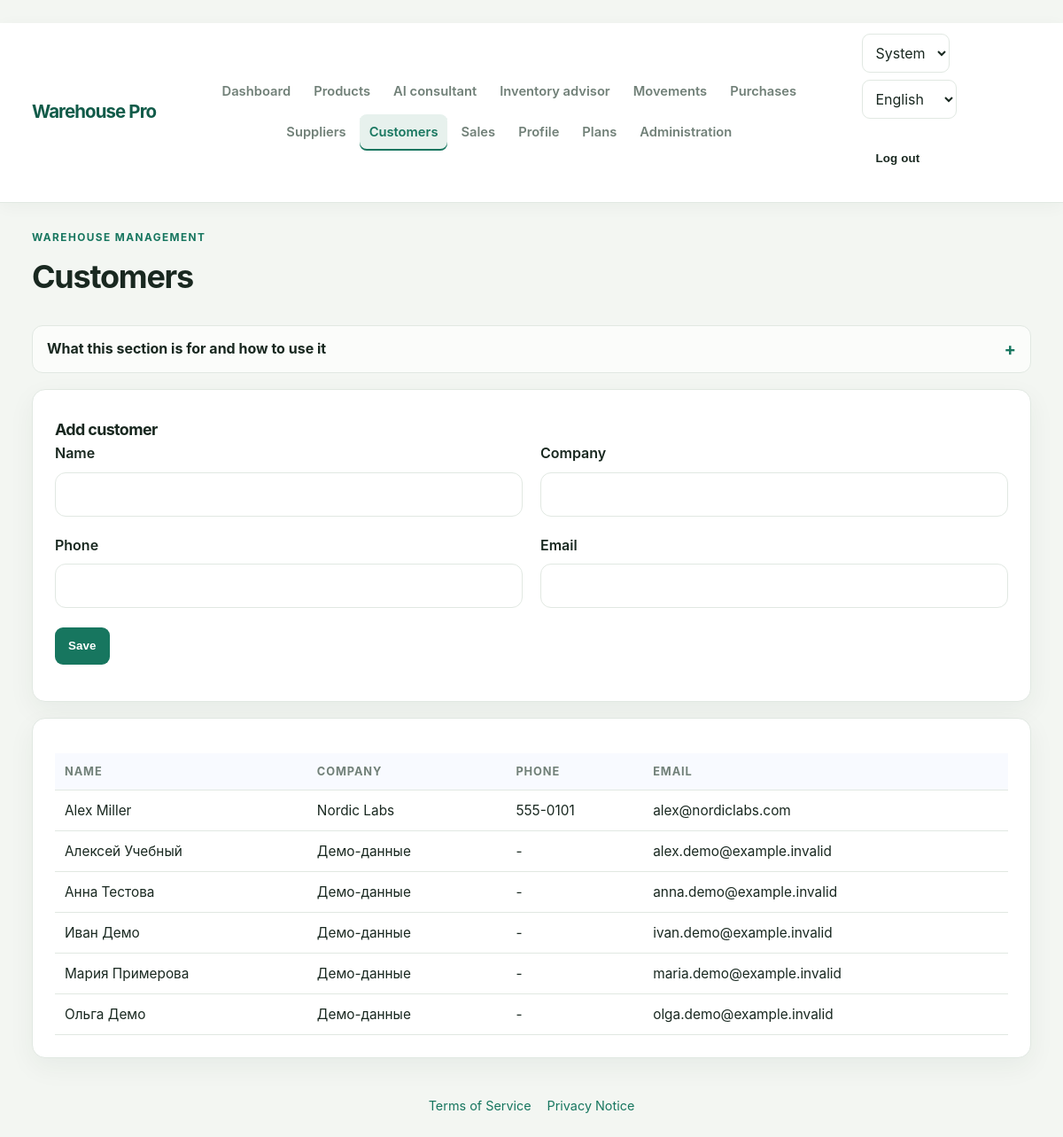
The page /customers/ (signed in) on the database its author committed.
### warehouse/models.py (models this page shows, shortened)
class Customer(models.Model):
    organization = models.ForeignKey(
        Organization,
        on_delete=models.PROTECT,
        related_name="customers",
    )
    name = models.CharField(max_length=150)
    phone = models.CharField(max_length=30, blank=True)
    email = models.EmailField(blank=True)
    company = models.CharField(max_length=150, blank=True)
    created_at = models.DateTimeField(auto_now_add=True)

### warehouse/views.py (the view)
# urls.py: path("customers/", views.customer_list, name="customers"),
@warehouse_staff_required
def customer_list(request):
    organization = request.organization
    customers = Customer.objects.filter(organization=organization).order_by("name")
    russian = _is_russian(request)
    if request.method == "POST":
        form = CustomerForm(request.POST)
        if form.is_valid():
            customer = form.save(commit=False)
            customer.organization = organization
            customer.save()
            messages.success(request, "Покупатель добавлен." if russian else "Customer added.")
            return redirect("customers")
    else:
        form = CustomerForm()
    return render(
        request,
        "warehouse/partners.html",
        {
            "items": customers,
            "form": form,
            "entity": "Покупатели" if russian else "Customers",
            "add_label": "покупателя" if russian else "customer",
            "empty_label": "Покупателей пока нет." if russian else "No customers yet.",
        },
    )

### warehouse/forms.py
class CustomerForm(forms.ModelForm):
    class Meta:
        model = Customer
        fields = ["name", "company", "phone", "email"]
    def __init__(self, *args, **kwargs):
        super().__init__(*args, **kwargs)
        if get_language() == "ru":
            self.fields["name"].label = "Имя"
            self.fields["company"].label = "Компания"
            self.fields["phone"].label = "Телефон"
            self.fields["email"].label = "Электронная почта"

### warehouse/views.py (called while the page is built, shortened)
def _is_russian(request):
    return request.LANGUAGE_CODE == "ru"

def warehouse_staff_required(view):
    @wraps(view)
    @login_required
    def wrapped(request, *args, **kwargs):
        try:
            request.organization = request.user.warehouse_profile.organization
        except UserProfile.DoesNotExist:
            return HttpResponseForbidden("No warehouse workspace is assigned to this account.")
        return view(request, *args, **kwargs)
    return wrapped

### warehouse/templates/warehouse/partners.html (shortened to what this page needs)
{% extends 'warehouse/base.html' %}
{% block content %}
<div class="page-header">
    <div>
        <p class="eyebrow">{{ ui.welcome }}</p>
        <h1>{{ entity }}</h1>
    </div>
</div>
{% include 'warehouse/page_guide.html' %}
<section class="panel form-panel">
    <h2>{{ ui.add }} {{ add_label }}</h2>
    <form method="post">
        <div class="form-grid">
            {% for field in form %}
            <div class="field">
                <label for="{{ field.id_for_label }}">{{ field.label|default:field.name }}</label>
                {{ field }}
            </div>
            {% endfor %}
        </div>
        <div class="form-actions">
            <button class="btn btn-primary" type="submit">{{ ui.save }}</button>
        </div>
    </form>
</section>
<section class="panel">
    <table>
        <thead>
            <tr>
                <th>{{ ui.name }}</th>
                <th>{{ ui.company }}</th>
                <th>{{ ui.phone }}</th>
                <th>{{ ui.email }}</th>
            </tr>
        </thead>
        <tbody>
            {% for item in items %}
            <tr>
                <td>{{ item.name }}</td>
                <td>{{ item.company|default:"-" }}</td>
                <td>{{ item.phone|default:"-" }}</td>
                <td>{{ item.email|default:"-" }}</td>
            </tr>
            {% empty %}
            <tr><td colspan="4">{{ empty_label }}</td></tr>
            {% endfor %}
        </tbody>
    </table>
</section>
{% endblock %}

### rows shown on the page
Customer: name "Alex Miller", company "Nordic Labs", phone "555-0101", email "alex@nordiclabs.com"
Customer: name "Алексей Учебный", company "Демо-данные", phone "-", email "alex.demo@example.invalid"
Customer: name "Анна Тестова", company "Демо-данные", phone "-", email "anna.demo@example.invalid"
Customer: name "Иван Демо", company "Демо-данные", phone "-", email "ivan.demo@example.invalid"
Customer: name "Мария Примерова", company "Демо-данные", phone "-", email "maria.demo@example.invalid"
Customer: name "Ольга Демо", company "Демо-данные", phone "-", email "olga.demo@example.invalid"

### other values the page prints
{{ ui.brand }} "Warehouse Pro"
{{ ui.dashboard }} "Dashboard"
{{ ui.products }} "Products"
{{ ui.advisor }} "Inventory advisor"
{{ ui.movements }} "Movements"
{{ ui.purchases }} "Purchases"
{{ ui.suppliers }} "Suppliers"
{{ ui.customers }} "Customers"
{{ ui.sales }} "Sales"
{{ ui.profile }} "Profile"
{{ ui.plans }} "Plans"
{{ ui.site_admin }} "Administration"
{{ ui.logout }} "Log out"
{{ ui.welcome }} "WAREHOUSE MANAGEMENT"
{{ entity }} "Customers"
